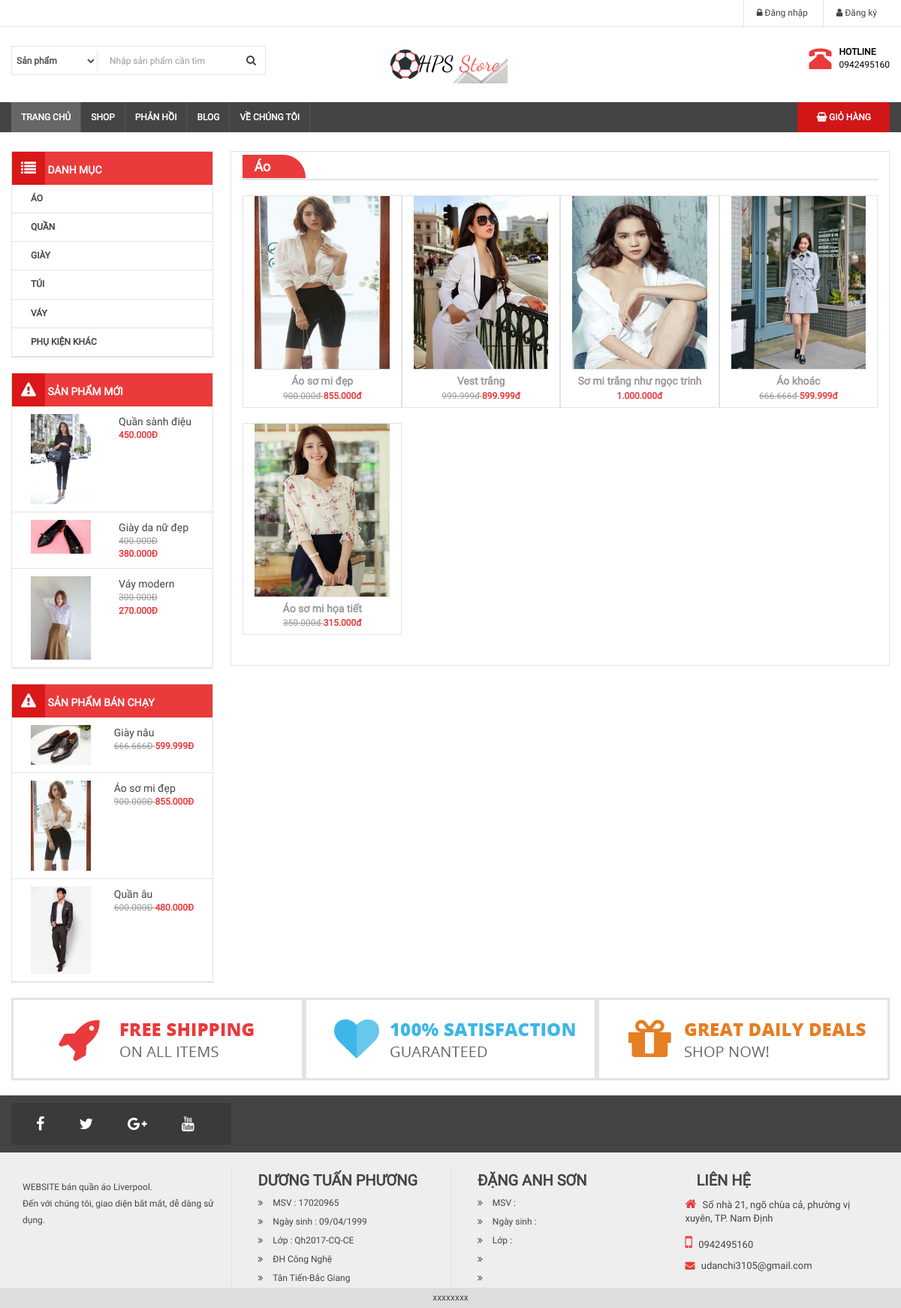
Screenshot of /danh-muc-san-pham.php?id=1 with the database file from the repository.
### tables this page shows
CREATE TABLE `category` (
  `id` int(11) NOT NULL,
  `name` varchar(100) DEFAULT NULL,
  `slug` varchar(100) DEFAULT NULL,
  `images` varchar(100) DEFAULT NULL,
  `banner` varchar(100) DEFAULT NULL,
  `home` tinyint(4) DEFAULT 0,
  `status` tinyint(4) DEFAULT 1,
  `created_at` timestamp NULL DEFAULT current_timestamp() ON UPDATE current_timestamp(),
  `updated_at` timestamp NULL DEFAULT current_timestamp() ON UPDATE current_timestamp()
);

CREATE TABLE `product` (
  `id` int(11) NOT NULL,
  `name` varchar(100) DEFAULT NULL,
  `slug` varchar(100) DEFAULT NULL,
  `price` int(11) DEFAULT NULL,
  `sale` tinyint(4) DEFAULT 0,
  `thunbar` varchar(100) DEFAULT NULL,
  `category_id` int(11) DEFAULT NULL,
  `content` varchar(255) DEFAULT NULL,
  `number` int(11) NOT NULL DEFAULT 0,
  `head` int(11) DEFAULT 0,
  `view` int(11) DEFAULT 0,
  `hot` tinyint(4) DEFAULT 0,
  `pay` int(11) DEFAULT 0,
  `created_at` timestamp NULL DEFAULT current_timestamp() ON UPDATE current_timestamp(),
  `updated_at` timestamp NULL DEFAULT current_timestamp()
);

### libraries/database.php (called while the page is built, shortened)
<?php
    class Database
    {
        public $link;
        public function __construct()
        {
            $this->link = mysqli_connect("localhost","root","","webliv") or die ();
            mysqli_set_charset($this->link,"utf8");
        }
        public function fetchsql( $sql )
        {
            $result = mysqli_query($this->link,$sql) or die("Lỗi  truy vấn sql " .mysqli_error($this->link));
            $data = [];
            if( $result)
            {
                while ($num = mysqli_fetch_assoc($result))
                {
                    $data[] = $num;
                }
            }
            return $data;
        }
        public function fetchID($table , $id )
        {
            $sql = "SELECT * FROM {$table} WHERE id = $id ";
            $result = mysqli_query($this->link,$sql) or die("Lỗi  truy vấn fetchID " .mysqli_error($this->link));
            return mysqli_fetch_assoc($result);
        }
         public function fetchAll($table)
        {
            $sql = "SELECT * FROM {$table} WHERE 1" ;
            $result = mysqli_query($this->link,$sql) or die("Lỗi Truy Vấn fetchAll " .mysqli_error($this->link));
            $data = [];
            if( $result)
            {
                while ($num = mysqli_fetch_assoc($result))
                {
                    $data[] = $num;
                }
            }
            return $data;
        }
        public  function fetchJones($table,$sql,$total = 1,$page,$row ,$pagi = true )
        {
            $data = [];
            if ($pagi == true )
            {   $total = $this->countTable($table);
                $sotrang = ceil($total / $row);
                $start = ($page - 1 ) * $row ;
                $sql .= " LIMIT $start,$row ";
                $data = [ "page" => $sotrang];
                $result = mysqli_query($this->link,$sql) or die("Lỗi truy vấn fetchJone ---- " .mysqli_error($this->link));
            }
            else
            {
                $result = mysqli_query($this->link,$sql) or die("Lỗi truy vấn fetchJone ---- " .mysqli_error($this->link));
            }
            if( $result)
            {
                while ($num = mysqli_fetch_assoc($result))
                {
                    $data[] = $num;
                }
            }
            return $data;
        }
    }
?>

### autoload/autoload.php (called while the page is built, shortened)
<?php
    require_once  __DIR__. "/../libraries/database.php";
    require_once  __DIR__. "/../libraries/function.php";
    $db = new database;
  $category = $db->fetchAll("category");
  $sqlNew = "SELECT * FROM product WHERE 1 ORDER BY ID DESC LIMIT 3";
	$productNew = $db->fetchsql($sqlNew);
  $sqnPay = "SELECT * FROM product WHERE 1 ORDER BY PAY DESC LIMIT 3";
  $productPay = $db->fetchsql($sqnPay);
 ?>

### libraries/function.php (called while the page is built, shortened)
<?php
    function  getInput($string)
    {
        return isset($_GET[$string]) ? $_GET[$string] : '';
    }
    function base_url()
    {
        return $url  = "http://localhost/thanhphp/";
    }
    function uploads()
    {
        return base_url() . "public/uploads/";
    }
    function formatPrice($number)
    {
        $number = intval($number);
        return $number = number_format($number,0,',','.') ."đ" ;
    }
    function formatpricesale($number,$sale)
    {
        $number = intval($number);
        $sale = intval($sale);
        $price = $number*(100 - $sale)/100;
        return formatPrice($price);
    }
 ?>

### danh-muc-san-pham.php (the view, shortened to what this page needs)
<?php
	require_once  __DIR__. "/autoload/autoload.php";
	$id = intval(getInput('id'));
	 $EditCategory = $db->fetchID("category",$id);
	 if(isset($_GET['p']))
	 {
	 	$p = $_GET['p'];
	 }
	 else
	 {
	 	$p = 1;
	 }
    $sql = " SELECT * FROM product WHERE category_id = $id ";
    $total = count($db->fetchsql($sql));
    $product = $db->fetchJones("product",$sql,$total,$p,4,false);
?>
    <?php require_once  __DIR__. "/layouts/header.php";?>
        <div class="col-md-9 bor">
            <section class="box-main1">
                <h3 class="title-main"><a href=""><?php echo $EditCategory['name'] ?></a> </h3>
                <div class="showitem clearfix">
                	<?php foreach ($product as $item): ?>
                		<div class="col-md-3 item-product bor">
                            <a href="chi-tiet-san-pham.php?id= <?php echo $item['id'] ?>">
                            <img src=" <?php echo uploads() ?>product/<?php echo $item['thunbar']?>" class="" width="100%" height="230">
                    		</a>
                        <div class="info-item">
                            <a href="chi-tiet-san-pham.php?id=<?php echo $item['id'] ?>"> <?php echo $item['name']; ?></a>
                            <?php if ($item['sale'] > 0): ?>
                            <p> <strike class="sale"><?php echo formatPrice($item['price']) ?> </strike> <b class="price"><?php echo formatpricesale($item['price'],$item['sale']) ?></b>
                        <?php else: ?>
                            <b class="price"><?php echo formatPrice($item['price']) ?></b>
                        <?php endif ?>
                        </div>
                                </div>
                	<?php endforeach ?>
                            </div>
            </section>
        </div>
    <?php require_once  __DIR__. "/layouts/footer.php"; ?>

### layouts/header.php (shortened to what this page needs)
<!DOCTYPE html>
<html>
    <head>
        <link rel="stylesheet" href="https://use.fontawesome.com/releases/v5.6.1/css/all.css">
        <link rel="stylesheet" type="text/css" href="/webliv/public/frontend/css/font-awesome.min.css">
        <link rel="stylesheet" type="text/css" href="/webliv/public/frontend/css/bootstrap.min.css">
        <link rel="stylesheet" type="text/css" href="/webliv/public/frontend/css/slick.css"/>
        <link rel="stylesheet" type="text/css" href="/webliv/public/frontend/css/slick-theme.css"/>
        <link rel="stylesheet" type="text/css" href="/webliv/public/frontend/css/style.css">
    </head>
    <body>
        <div id="wrapper">
            <div id="header">
                <div id="header-top">
                    <div class="container">
                        <div class="row clearfix">
                            <div class="col-md-6">
                                <nav id="header-nav-top">
                                    <ul class="list-inline pull-right" id="headermenu">
                                        <?php if (isset($_SESSION['name_user'])): ?>
                                            <li>Chào, <?php echo $_SESSION['name_user']; ?></li>
                                                <li>
                                                <a href="#"><i class="fa fa-user"> </i> Tài khoản <i class="fa fa-caret-down"></i></a>
                                                <ul id="header-submenu">
                                                    <li><a href="thong-tin-user.php"><i class="fas fa-exchange-alt"></i>Thông tin</a></li>
                                                    <li><a href="gio-hang.php"><i class="fas fa-shopping-cart"></i>Giỏ hàng</a></li>
                                                    <li><a href="thoat.php"><i class="fa fa-share-square-o"></i>Thoát</a></li>
                                                </ul>
                                            </li>
                                        <?php else: ?>
                                            <li>
                                                <a href="dang-nhap.php"><i class="fa fa-lock"></i> Đăng nhập</a>
                                            </li>
                                            <li>
                                                <a href="dang-ky.php"><i class="fa fa-user"></i> Đăng ký</a>
                                            </li>
                                        <?php endif; ?>
                                    </ul>
                                </nav>
                            </div>
                        </div>
                    </div>
                </div>
                <div class="container">
                    <div class="row" id="header-main">
                        <div class="col-md-5">
                            <form class="form-inline" action="tim-kiem.php">
                                <div class="form-group">
                                    <label>
                                        <select name="category" class="form-control">
                                            <option> Sản phẩm</option>
                                        </select>
                                    </label>
                                    <input type="text" name="keyword" placeholder=" Nhập sản phẩm cần tìm" class="form-control">
                                    <button type="submit" class="btn btn-default"><i class="fa fa-search"></i></button>
                                </div>
                            </form>
                        </div>
                        <div class="col-md-4">
                            <a href="">
                                <img class="" src="../../webliv/public/frontend/images/logo.png">
                            </a>
                        </div>
                        <div class="col-md-3" id="header-right">
                            <div class="pull-right">
                                <div class="pull-left">
                                    <i class="glyphicon glyphicon-phone-alt"></i>
                                </div>
                                <div class="pull-right">
                                    <p id="hotline">HOTLINE</p>
                                    <p>0942495160</p>
                                </div>
                            </div>
                        </div>
                    </div>
                </div>
            </div>
            <div id="menunav">
                <div class="container">
                    <nav>
                        <div class="home pull-left">
                            <a href="index.php">Trang chủ</a>
                        </div>
                        <ul id="menu-main">
                            <li>
                                <a href="">Shop</a>
                            </li>
                            <li>
                                <a href="phan-hoi.php">Phản hồi</a>
                            </li>
                            <li>
                                <a href="">Blog</a>
                            </li>
                            <li>
                                <a href="gioi-thieu.php">Về chúng tôi</a>
                            </li>
                        </ul>
                        <ul class="pull-right" id="main-shopping">
                            <li>
                                <a href="gio-hang.php"><i class="fa fa-shopping-basket"> </i> Giỏ hàng</a>
                            </li>
                        </ul>
                    </nav>
                </div>
            </div>
            <div id="maincontent">
                <div class="container">
                    <div class="col-md-3  fixside" >
                        <div class="box-left box-menu" >
                            <h3 class="box-title"><i class="fa fa-list"></i>  Danh mục</h3>
                            <ul>
                                <?php foreach ($category as $item) :?>
                                    <li> <a href="danh-muc-san-pham.php?id=<?php echo $item['id']  ?>"> <?php echo $item['name'] ?> </a></li>
                                <?php endforeach; ?>
                            </ul>
                        </div>
                        <div class="box-left box-menu">
                            <h3 class="box-title"><i class="fa fa-warning"></i>  Sản phẩm mới </h3>
                            <ul>
                               <?php foreach ($productNew as $item):?>
                                    <li class="clearfix">
                                    <a href="chi-tiet-san-pham.php?id= <?php echo $item['id'] ?>">
                                       <img src="<?php echo uploads() ?>/product/<?php echo $item['thunbar']?>" width="80px" height="80px" class="img-responsive pull-left">
                                        <div class="info pull-right">
                                            <p class="name"> <?php echo $item['name'] ?></p >
                                            <?php if ($item['sale'] > 0): ?>
                                                <p> <strike class="sale"><?php echo formatPrice($item['price']) ?> </strike> <br><b class="price"><?php echo formatpricesale($item['price'],$item['sale']) ?></b>
                                            <?php else: ?>
                                                <b class="price"><?php echo formatPrice($item['price']) ?></b>
                                            <?php endif ?>
                                        </div>
                                    </a>
                                </li>
                                <?php endforeach; ?>
                            </ul>
                        </div>
                        <div class="box-left box-menu">
                            <h3 class="box-title"><i class="fa fa-warning"></i>  Sản phẩm bán chạy </h3>
                            <ul>
                                 <?php foreach ($productPay as $item):?>
                                    <li class="clearfix">
                                    <a href="chi-tiet-san-pham.php?id= <?php echo $item['id'] ?>">
                                       <img src="<?php echo uploads() ?>/product/<?php echo $item['thunbar']?>" width="80px" height="80px" class="img-responsive pull-left">
                                        <div class="info pull-right">
                                            <p class="name"> <?php echo $item['name'] ?></p >
                                            <?php if ($item['sale'] > 0): ?>
                                                <p> <strike class="sale"><?php echo formatPrice($item['price']) ?> </strike> <b class="price"><?php echo formatpricesale($item['price'],$item['sale']) ?></b>
                                            <?php else: ?>
                                                <b class="price"><?php echo formatPrice($item['price']) ?></b>
                                            <?php endif ?>
                                        </div>
                                    </a>
                                </li>
                                <?php endforeach; ?>
                            </ul>
                        </div>
                    </div>

### rows the page displays
category: name "ÁO", name "Áo"
category: name "QUẦN"
category: name "GIÀY"
category: name "TÚI"
category: name "VÁY"
category: name "PHỤ KIỆN KHÁC"
product: thunbar (picture), name "Quần sành điệu", price "450.000Đ"
product: thunbar (picture), name "Giày da nữ đẹp", price "400.000Đ", formatpricesale($item['price'],$item['sale']) "380.000Đ"
product: thunbar (picture), name "Váy modern", price "300.000Đ", formatpricesale($item['price'],$item['sale']) "270.000Đ"
product: thunbar (picture), name "Giày nâu", price "666.666Đ", formatpricesale($item['price'],$item['sale']) "599.999Đ"
product: thunbar (picture), name "Áo sơ mi đẹp", price "900.000Đ", formatpricesale($item['price'],$item['sale']) "855.000Đ", price "900.000đ", formatpricesale($item['price'],$item['sale']) "855.000đ"
product: thunbar (picture), name "Quần âu", price "600.000Đ", formatpricesale($item['price'],$item['sale']) "480.000Đ"
product: thunbar (picture), name "Vest trắng", price "999.999đ", formatpricesale($item['price'],$item['sale']) "899.999đ"
product: thunbar (picture), name "Sơ mi trắng như ngọc trinh", price "1.000.000đ"
product: thunbar (picture), name "Áo khoác", price "666.666đ", formatpricesale($item['price'],$item['sale']) "599.999đ"
product: thunbar (picture), name "Áo sơ mi họa tiết", price "350.000đ", formatpricesale($item['price'],$item['sale']) "315.000đ"
